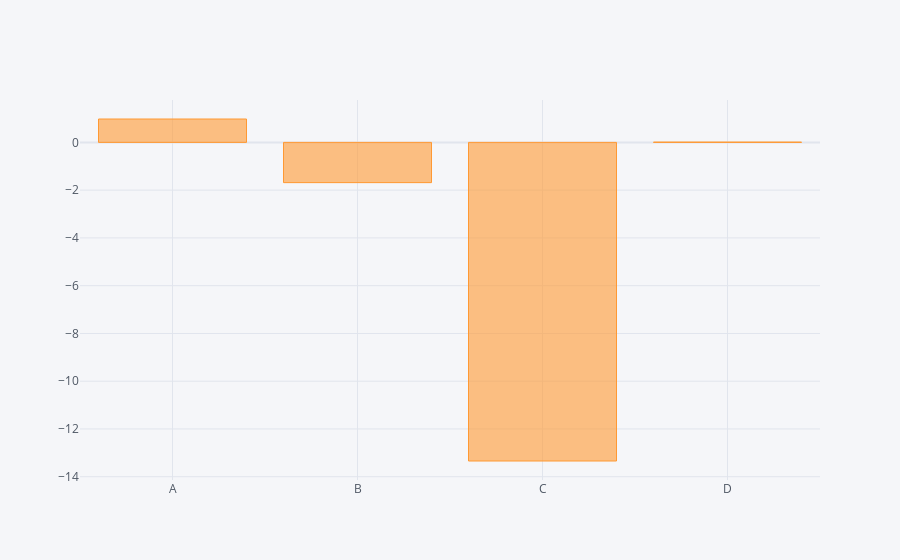

Notebook source saved alongside this figure:
### Code cell
df.sum().iplot(kind='bar')

### Figure 1 — Plotly figure (JSON) as saved in the notebook; plotly's stock layout.template omitted (floating-point values rounded to 4 significant figures)
{"data": [{"marker": {"color": "rgba(255, 153, 51, 0.6)", "line": {"color": "rgba(255, 153, 51, 1.0)", "width": 1}}, "name": "None", "orientation": "v", "text": "", "type": "bar", "x": ["A", "B", "C", "D"], "y": [0.9796, -1.685, -13.34, 0.01281]}], "layout": {"legend": {"bgcolor": "#F5F6F9", "font": {"color": "#4D5663"}}, "paper_bgcolor": "#F5F6F9", "plot_bgcolor": "#F5F6F9", "title": {"font": {"color": "#4D5663"}}, "xaxis": {"gridcolor": "#E1E5ED", "showgrid": true, "tickfont": {"color": "#4D5663"}, "title": {"font": {"color": "#4D5663"}, "text": ""}, "zerolinecolor": "#E1E5ED"}, "yaxis": {"gridcolor": "#E1E5ED", "showgrid": true, "tickfont": {"color": "#4D5663"}, "title": {"font": {"color": "#4D5663"}, "text": ""}, "zerolinecolor": "#E1E5ED"}}}
